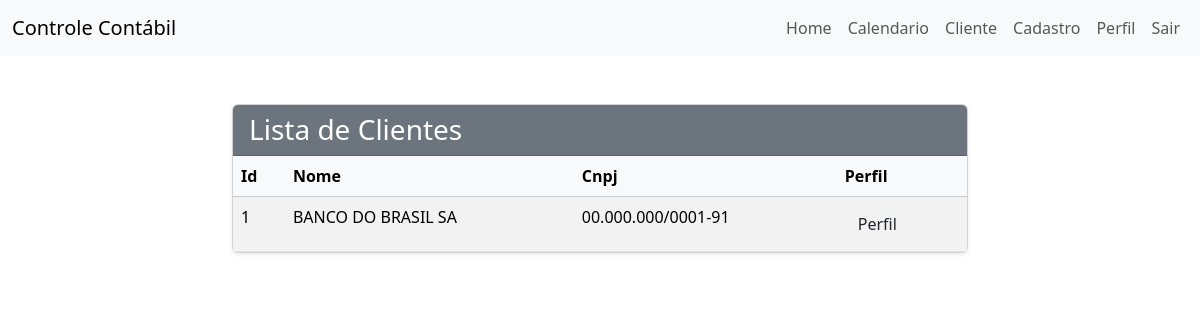
Screenshot of /clientes (signed in) with the database file from the repository.
### tables this page shows
CREATE TABLE clientes (
            id_cliente    INTEGER PRIMARY KEY AUTOINCREMENT,
            nome          TEXT    NOT NULL UNIQUE,
            nome_fantasia TEXT    NOT NULL UNIQUE,
            cnpj          TEXT    UNIQUE,
            data_entrada  TEXT,
            data_saida    TEXT
        );

### routes/cliente.py (the view)
@cliente.route("/clientes", methods=["GET", "POST"])
@login_requisito
def lista_cliente():
    dados = lista_cliente_db()
    return render_template("cliente/lista_cliente.html", dados=dados)

### db.py (called while the page is built)
def get_db_connection():
    conn = sqlite3.connect('usuarios.db')
    conn.row_factory = sqlite3.Row
    return conn

def lista_cliente_db():
    try:
        conn = get_db_connection()
        cursor = conn.execute(
            "SELECT * FROM clientes ;",
            ()
        )
        rows = cursor.fetchall()
        conn.close()
        return [dict(row) for row in rows]
    except sqlite3.Error as e:
        print(e)
        return None

### routes/modulos/requisito_login.py (called while the page is built)
def login_requisito(f):
    @wraps(f)
    def wrapper(*args, **kwargs):
        if 'usuario_logado' not in session:
            return redirect(url_for('auth.login'))
        return f(*args, **kwargs)
    return wrapper

### templates/cliente/lista_cliente.html (shortened to what this page needs)
{% extends 'base.html' %}
{% block content %}
<div class="container mt-5">
  <div class="row justify-content-center">
    <div class="col-12 col-lg-8">
      <div class="card shadow-sm">
        <div class="card-header bg-secondary text-white">
          <h3 class="mb-0">Lista de Clientes</h3>
        </div>
        <div class="card-body p-0">
          <table class="table table-striped table-hover mb-0">
            <thead class="table-light">
              <tr>
                <th>Id</th>
                <th>Nome</th>
                <th>Cnpj</th>
                <th>Perfil</th>
              </tr>
            </thead>
            <tbody>
              {% for cliente in dados %}
              <tr>
                <td>{{cliente.id_cliente}}</td>
                <td>{{cliente.nome}}</td>
                <td>{{cliente.cnpj}}</td>
                <td><a href="{{ url_for('cliente.perfil_cliente', id_cliente = cliente.id_cliente) }}" class="btn">Perfil</a></td>
              </tr>
              {% endfor %}
            </tbody>
          </table>
        </div>
      </div>
    </div>
  </div>
</div>
{% endblock %}

### rows the page displays
clientes: id_cliente "1", nome "BANCO DO BRASIL SA", cnpj "00.000.000/0001-91"
